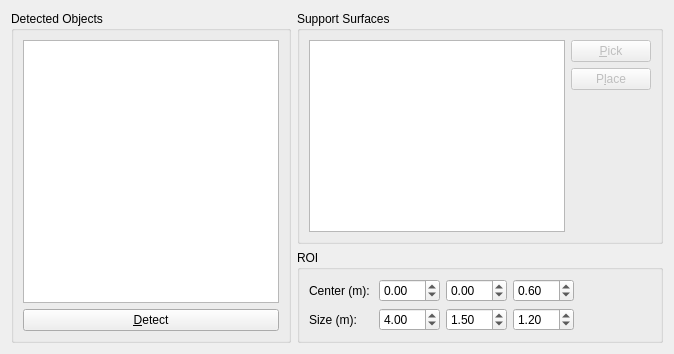
     <widget class="QWidget" name="manipulation">
      <attribute name="title">
       <string>Manipulation</string>
      </attribute>
      <layout class="QGridLayout" name="gridLayout_13">
       <item row="0" column="0" rowspan="2">
        <widget class="QGroupBox" name="groupBox_13">
         <property name="title">
          <string>Detected Objects</string>
         </property>
         <layout class="QVBoxLayout" name="verticalLayout_8">
          <item>
           <widget class="QListWidget" name="detected_objects_list"/>
          </item>
          <item>
           <widget class="QPushButton" name="detect_objects_button">
            <property name="text">
             <string>&amp;Detect</string>
            </property>
           </widget>
          </item>
         </layout>
        </widget>
       </item>
       <item row="0" column="1">
        <widget class="QGroupBox" name="groupBox_14">
         <property name="title">
          <string>Support Surfaces</string>
         </property>
         <layout class="QGridLayout" name="gridLayout_12">
          <item row="1" column="1">
           <widget class="QPushButton" name="place_button">
            <property name="enabled">
             <bool>false</bool>
            </property>
            <property name="text">
             <string>P&amp;lace</string>
            </property>
           </widget>
          </item>
          <item row="2" column="1">
           <spacer name="verticalSpacer_9">
            <property name="orientation">
             <enum>Qt::Vertical</enum>
            </property>
            <property name="sizeHint" stdset="0">
             <size>
              <width>20</width>
              <height>40</height>
             </size>
            </property>
           </spacer>
          </item>
          <item row="0" column="1">
           <widget class="QPushButton" name="pick_button">
            <property name="enabled">
             <bool>false</bool>
            </property>
            <property name="text">
             <string>&amp;Pick</string>
            </property>
           </widget>
          </item>
          <item row="0" column="0" rowspan="3">
           <widget class="QListWidget" name="support_surfaces_list"/>
          </item>
         </layout>
        </widget>
       </item>
       <item row="1" column="1">
        <widget class="QGroupBox" name="groupBox_7">
         <property name="title">
          <string>ROI</string>
         </property>
         <layout class="QGridLayout" name="gridLayout_14">
          <item row="1" column="2">
           <widget class="QDoubleSpinBox" name="roi_size_y">
            <property name="singleStep">
             <double>0.010000000000000</double>
            </property>
            <property name="value">
             <double>1.500000000000000</double>
            </property>
           </widget>
          </item>
          <item row="1" column="0">
           <widget class="QLabel" name="label_14">
            <property name="text">
             <string>Size (m): </string>
            </property>
           </widget>
          </item>
          <item row="0" column="2">
           <widget class="QDoubleSpinBox" name="roi_center_y">
            <property name="minimum">
             <double>-99.000000000000000</double>
            </property>
            <property name="singleStep">
             <double>0.010000000000000</double>
            </property>
           </widget>
          </item>
          <item row="1" column="3">
           <widget class="QDoubleSpinBox" name="roi_size_z">
            <property name="singleStep">
             <double>0.010000000000000</double>
            </property>
            <property name="value">
             <double>1.200000000000000</double>
            </property>
           </widget>
          </item>
          <item row="0" column="0">
           <widget class="QLabel" name="label_12">
            <property name="text">
             <string>Center (m): </string>
            </property>
           </widget>
          </item>
          <item row="1" column="1">
           <widget class="QDoubleSpinBox" name="roi_size_x">
            <property name="singleStep">
             <double>0.010000000000000</double>
            </property>
            <property name="value">
             <double>4.000000000000000</double>
            </property>
           </widget>
          </item>
          <item row="0" column="3">
           <widget class="QDoubleSpinBox" name="roi_center_z">
            <property name="minimum">
             <double>-99.000000000000000</double>
            </property>
            <property name="singleStep">
             <double>0.010000000000000</double>
            </property>
            <property name="value">
             <double>0.600000000000000</double>
            </property>
           </widget>
          </item>
          <item row="0" column="1">
           <widget class="QDoubleSpinBox" name="roi_center_x">
            <property name="minimum">
             <double>-99.000000000000000</double>
            </property>
            <property name="singleStep">
             <double>0.010000000000000</double>
            </property>
           </widget>
          </item>
          <item row="0" column="4">
           <spacer name="horizontalSpacer_5">
            <property name="orientation">
             <enum>Qt::Horizontal</enum>
            </property>
            <property name="sizeHint" stdset="0">
             <size>
              <width>40</width>
              <height>20</height>
             </size>
            </property>
           </spacer>
          </item>
          <item row="1" column="4">
           <spacer name="horizontalSpacer_6">
            <property name="orientation">
             <enum>Qt::Horizontal</enum>
            </property>
            <property name="sizeHint" stdset="0">
             <size>
              <width>40</width>
              <height>20</height>
             </size>
            </property>
           </spacer>
          </item>
         </layout>
        </widget>
       </item>
      </layout>
     </widget>
